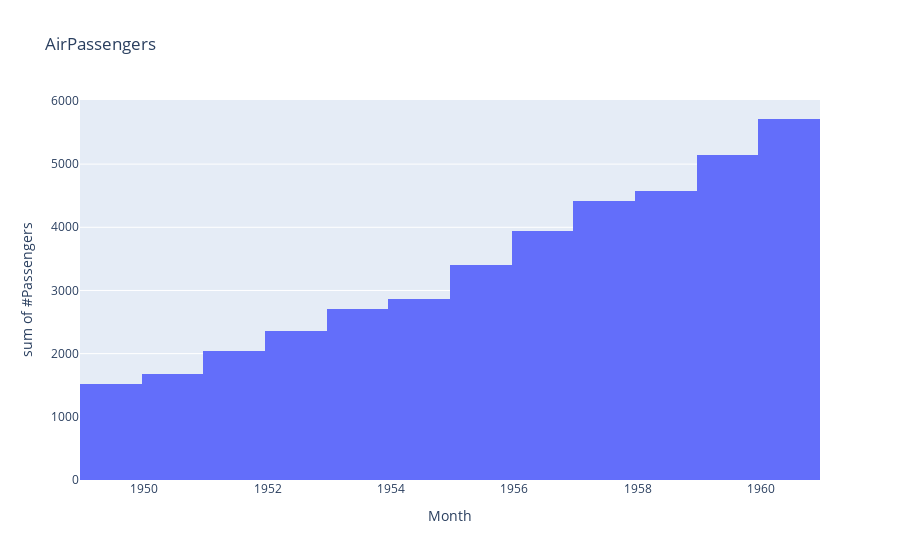

Here is the notebook cell this chart was saved with:
### Markdown cell above
Histogram using the Data from the CSV File

### Code cell
fig3 = px.histogram(df, x='Month', y='#Passengers', title='AirPassengers')
fig3.show()

### Figure 1 — Plotly figure (JSON) as saved in the notebook; plotly's stock layout.template omitted (floating-point values rounded to 4 significant figures; data arrays with more than 128 entries replaced by an {"elided": "..."} marker saying what was removed)
{"data": [{"alignmentgroup": "True", "bingroup": "x", "histfunc": "sum", "hovertemplate": "Month=%{x}<br>sum of #Passengers=%{y}<extra></extra>", "legendgroup": "", "marker": {"color": "#636efa", "pattern": {"shape": ""}}, "name": "", "offsetgroup": "", "orientation": "v", "showlegend": false, "type": "histogram", "x": {"elided": "144 str values"}, "xaxis": "x", "y": {"elided": "144 int values"}, "yaxis": "y"}], "layout": {"barmode": "relative", "legend": {"tracegroupgap": 0}, "title": {"text": "AirPassengers"}, "xaxis": {"anchor": "y", "domain": [0, 1], "title": {"text": "Month"}}, "yaxis": {"anchor": "x", "domain": [0, 1], "title": {"text": "sum of #Passengers"}}}}
